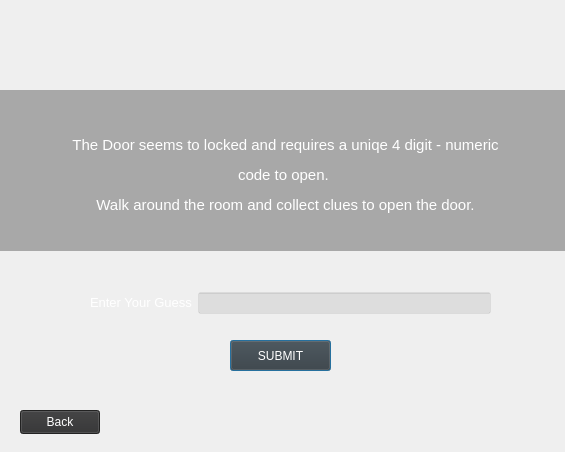
<?xml version="1.0" encoding="UTF-8"?>
<ui version="4.0">
 <class>door</class>
 <widget class="QDialog" name="door">
  <property name="geometry">
   <rect>
    <x>0</x>
    <y>0</y>
    <width>565</width>
    <height>452</height>
   </rect>
  </property>
  <property name="windowTitle">
   <string>Dialog</string>
  </property>
  <widget class="QLabel" name="label">
   <property name="geometry">
    <rect>
     <x>0</x>
     <y>-70</y>
     <width>571</width>
     <height>531</height>
    </rect>
   </property>
   <property name="styleSheet">
    <string notr="true">border-image: url(:/img/images/door.jpg);</string>
   </property>
   <property name="text">
    <string/>
   </property>
  </widget>
  <widget class="QLabel" name="label_2">
   <property name="geometry">
    <rect>
     <x>0</x>
     <y>90</y>
     <width>571</width>
     <height>171</height>
    </rect>
   </property>
   <property name="text">
    <string>&lt;html&gt;&lt;head/&gt;&lt;body&gt;&lt;p align=&quot;center&quot;&gt;&lt;span style=&quot; font-size:11pt; color:#ffffff;&quot;&gt;The Door seems to locked and requires a uniqe 4 digit - numeric&lt;/span&gt;&lt;/p&gt;&lt;p align=&quot;center&quot;&gt;&lt;span style=&quot; font-size:11pt; color:#ffffff;&quot;&gt;code to open. &lt;/span&gt;&lt;/p&gt;&lt;p align=&quot;center&quot;&gt;&lt;span style=&quot; font-size:11pt; color:#ffffff;&quot;&gt;Walk around the room and collect clues to open the door.&lt;/span&gt;&lt;/p&gt;&lt;/body&gt;&lt;/html&gt;</string>
   </property>
  </widget>
  <widget class="QPushButton" name="pushButton_1">
   <property name="geometry">
    <rect>
     <x>230</x>
     <y>340</y>
     <width>101</width>
     <height>31</height>
    </rect>
   </property>
   <property name="styleSheet">
    <string notr="true">background-color: rgb(57, 57, 57);
color: rgb(255, 255, 255);</string>
   </property>
   <property name="text">
    <string>SUBMIT</string>
   </property>
  </widget>
  <widget class="QPushButton" name="pushButton_2">
   <property name="geometry">
    <rect>
     <x>20</x>
     <y>410</y>
     <width>80</width>
     <height>24</height>
    </rect>
   </property>
   <property name="styleSheet">
    <string notr="true">background-color: rgb(47, 47, 48);
color: rgb(255, 255, 255);</string>
   </property>
   <property name="text">
    <string>Back</string>
   </property>
  </widget>
  <widget class="QWidget" name="layoutWidget">
   <property name="geometry">
    <rect>
     <x>90</x>
     <y>290</y>
     <width>401</width>
     <height>26</height>
    </rect>
   </property>
   <layout class="QHBoxLayout" name="horizontalLayout">
    <item>
     <widget class="QLabel" name="label_3">
      <property name="text">
       <string>&lt;html&gt;&lt;head/&gt;&lt;body&gt;&lt;p&gt;&lt;span style=&quot; font-size:10pt; color:#ffffff;&quot;&gt;Enter Your Guess&lt;/span&gt;&lt;/p&gt;&lt;/body&gt;&lt;/html&gt;</string>
      </property>
     </widget>
    </item>
    <item>
     <widget class="QLineEdit" name="lineEdit">
      <property name="styleSheet">
       <string notr="true">background-color: rgb(47, 47, 48, 0.1);
border-color: rgb(0, 0, 0);</string>
      </property>
     </widget>
    </item>
   </layout>
  </widget>
  <widget class="QLabel" name="label_4">
   <property name="geometry">
    <rect>
     <x>-30</x>
     <y>90</y>
     <width>651</width>
     <height>161</height>
    </rect>
   </property>
   <property name="styleSheet">
    <string notr="true">
  background-color: rgba(0, 0, 0, 0.3);</string>
   </property>
   <property name="text">
    <string/>
   </property>
  </widget>
  <zorder>label</zorder>
  <zorder>label_4</zorder>
  <zorder>label_2</zorder>
  <zorder>pushButton_1</zorder>
  <zorder>pushButton_2</zorder>
  <zorder>layoutWidget</zorder>
 </widget>
 <resources/>
 <connections/>
</ui>
